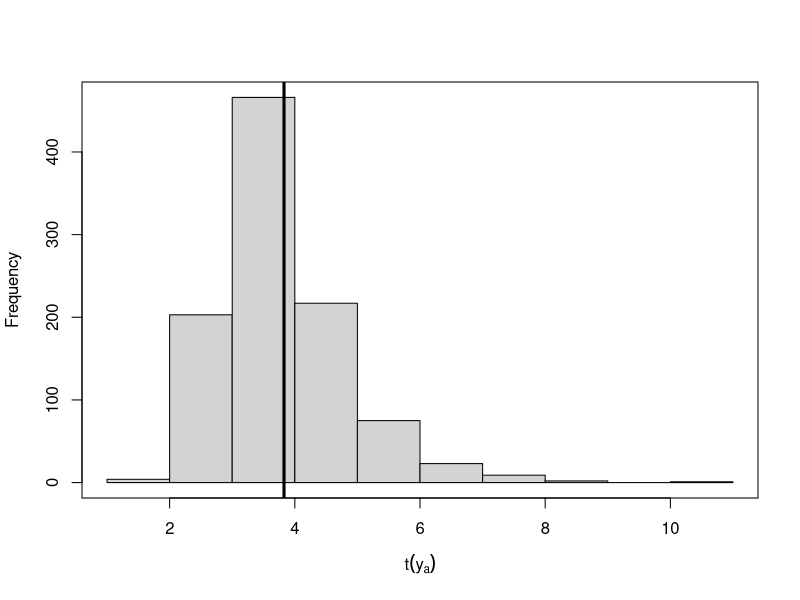
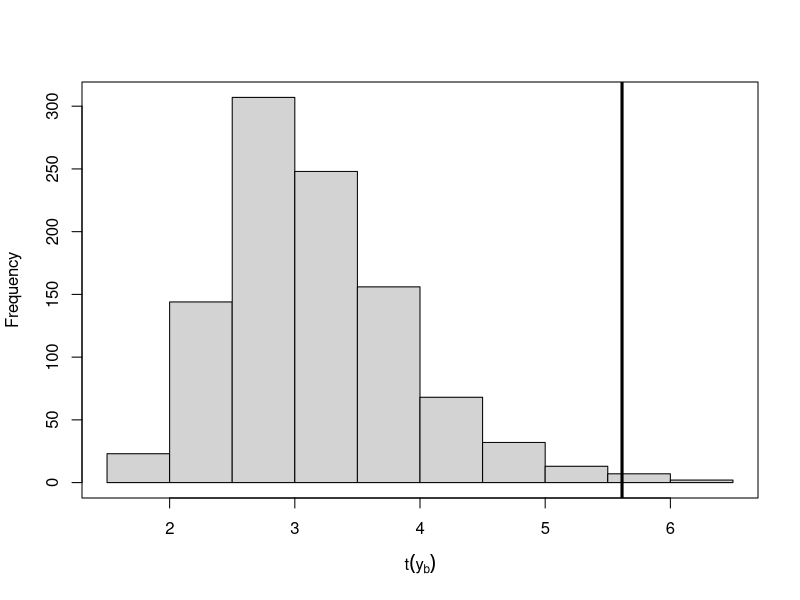
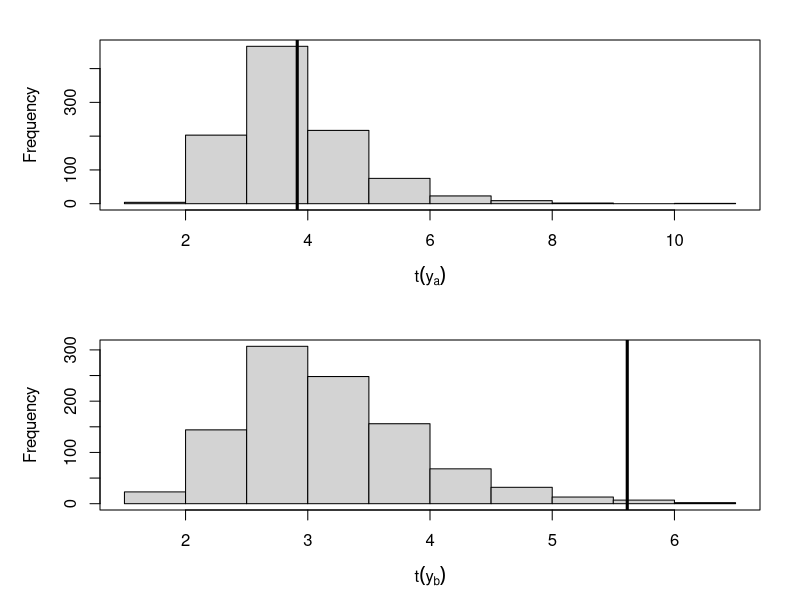

The R source for these figures, in order:
y_a <- c(12, 9, 12, 14, 13, 13, 15, 8, 15, 6)
y_b <- c(11, 11, 10, 9, 9, 8, 7, 10, 6, 8, 8, 9, 7)

scaled_mean <- function(x) mean(x) / sd(x)

calc_t_pred <- function(n, theta) scaled_mean(rpois(n, theta))


# a --------------------------------------------------

t_pred_a <- sapply(rgamma(1000, 237, 20), \(x) calc_t_pred(10, x))
(t_obs_a <- scaled_mean(y_a))
hist(t_pred_a, main = NULL, xlab = expression(t(y[a])))
abline(v = t_obs_a, lwd = 3)
box()


# b --------------------------------------------------

t_pred_b <- sapply(rgamma(1000, 125, 14), \(x) calc_t_pred(13, x))
(t_obs_b <- scaled_mean(y_b))
hist(t_pred_b, main = NULL, xlab = expression(t(y[b])))
abline(v = t_obs_b, lwd = 3)
box()


# save figures in a single file
png("fig/4-3.png")
par(mfrow = c(2, 1), mar = c(4.5, 5, 2, 2))
hist(t_pred_a, main = NULL, xlab = expression(t(y[a])))
abline(v = t_obs_a, lwd = 3)
box()
hist(t_pred_b, main = NULL, xlab = expression(t(y[b])))
abline(v = t_obs_b, lwd = 3)
box()
dev.off()
